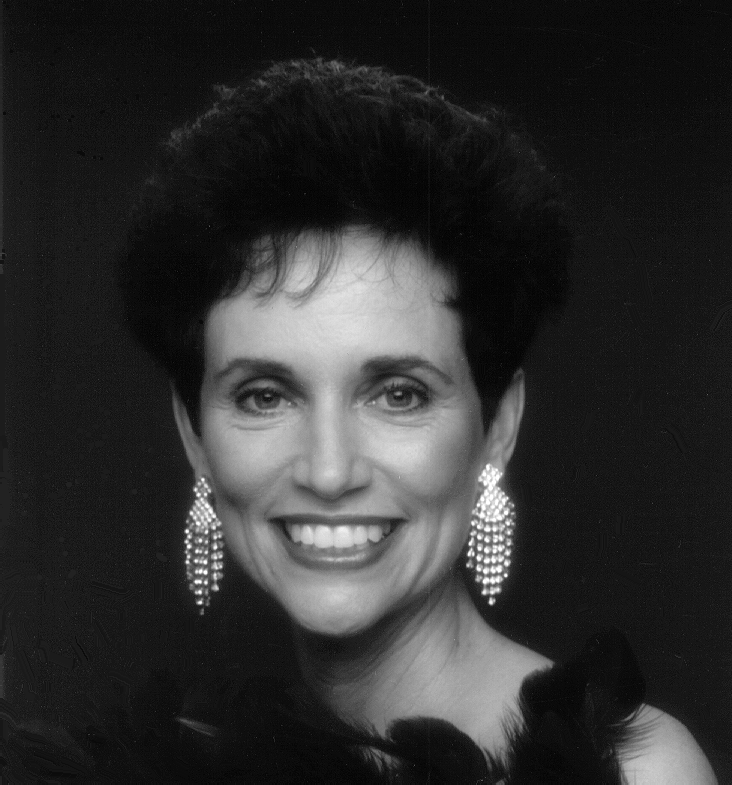
#> input picture 04/woman.png, 732 x 785 px
$ jupyter execute 04.ipynb   (older library calls are emulated)
#> lines starting #> are read from the running program, lines starting #| are printed output that depends on the picture
[cell 1]
import imageio
import numpy as np
import matplotlib.pyplot as plt

def show_gray(*args, **kwargs):
    show(*args, cmap="gray", **kwargs)

def show(*args, **kwargs):
    import matplotlib.pyplot as plt
    if (len(args) == 1):
        plt.imshow(args[0], **kwargs)
    else:
        f, axis = plt.subplots(1,len(args))
        f.set_figheight(25)
        f.set_figwidth(25)
        for (image,i) in zip(args,range(len(args))):
            axis[i].imshow(image, **kwargs)
    plt.show()

# 1)

[cell 2]
from skimage.util import random_noise
import skimage.filters as filters

I = imageio.imread("woman.png")
#> I is the input picture: shape (785, 732); min 0, max 255, mean 46.4
o = filters.gaussian(I,sigma=2) - filters.gaussian(I,sigma=5)
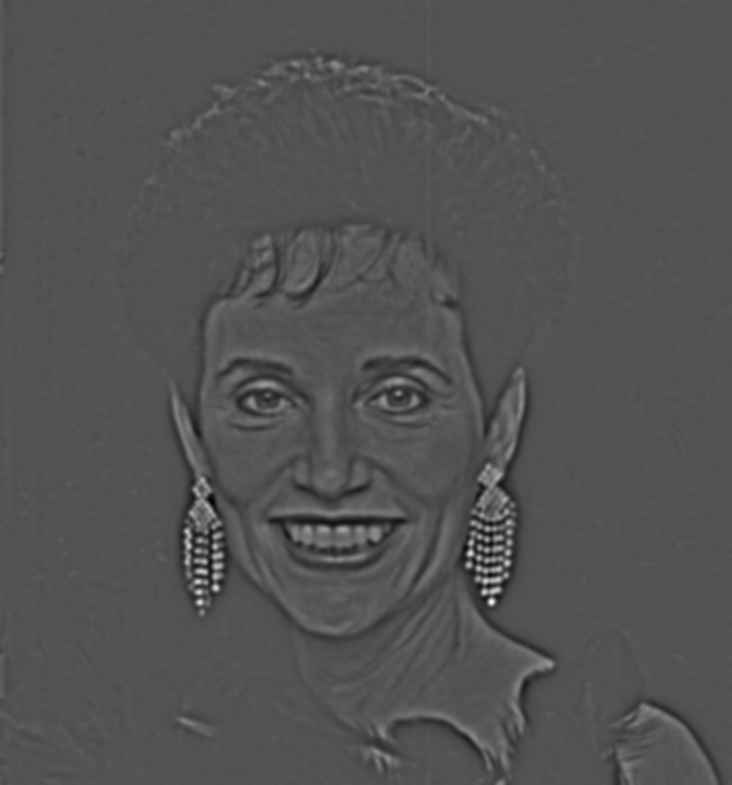
#> o: shape (785, 732) float64; min -0.15, max 0.31, mean -2.84e-05; drawn with min black and max white

show_gray(o)

[cell 3]
import math
import scipy.signal as skis

small = np.full((19,19), 1.0 / (19**2))
large = np.full((43,43), 1.0 / (43**2))
pad_size = math.floor((43-19) / 2)
kernel = np.pad(small, pad_size, mode="constant", constant_values=0) - large

m = skis.convolve2d(I, kernel)
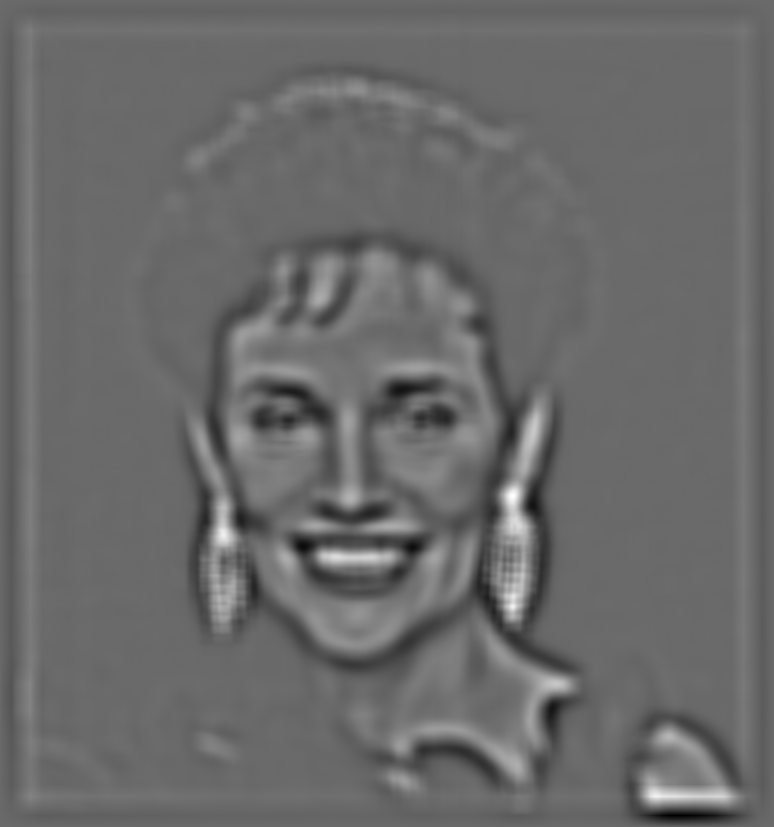
#> m: shape (827, 774) float64; min -52.97, max 74.07, mean 0; drawn with min black and max white

show_gray(m, kernel)
#> in show (call 2), `plt.show()`:
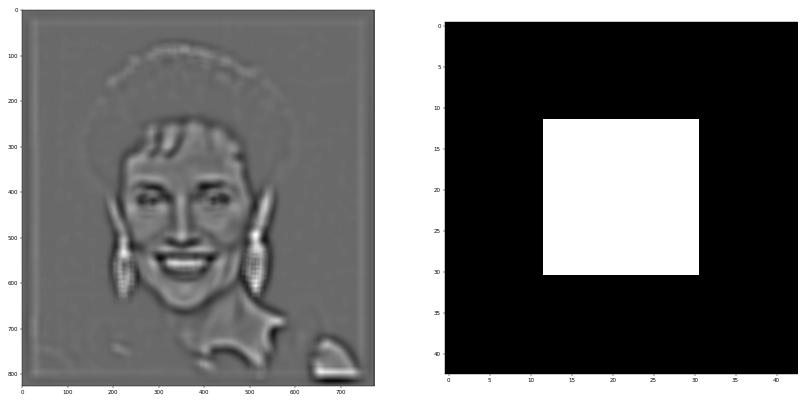
#> figure drawn by matplotlib, 2 panels
print("kernel [", np.min(kernel), ",", np.max(kernel), "]", sep="")
